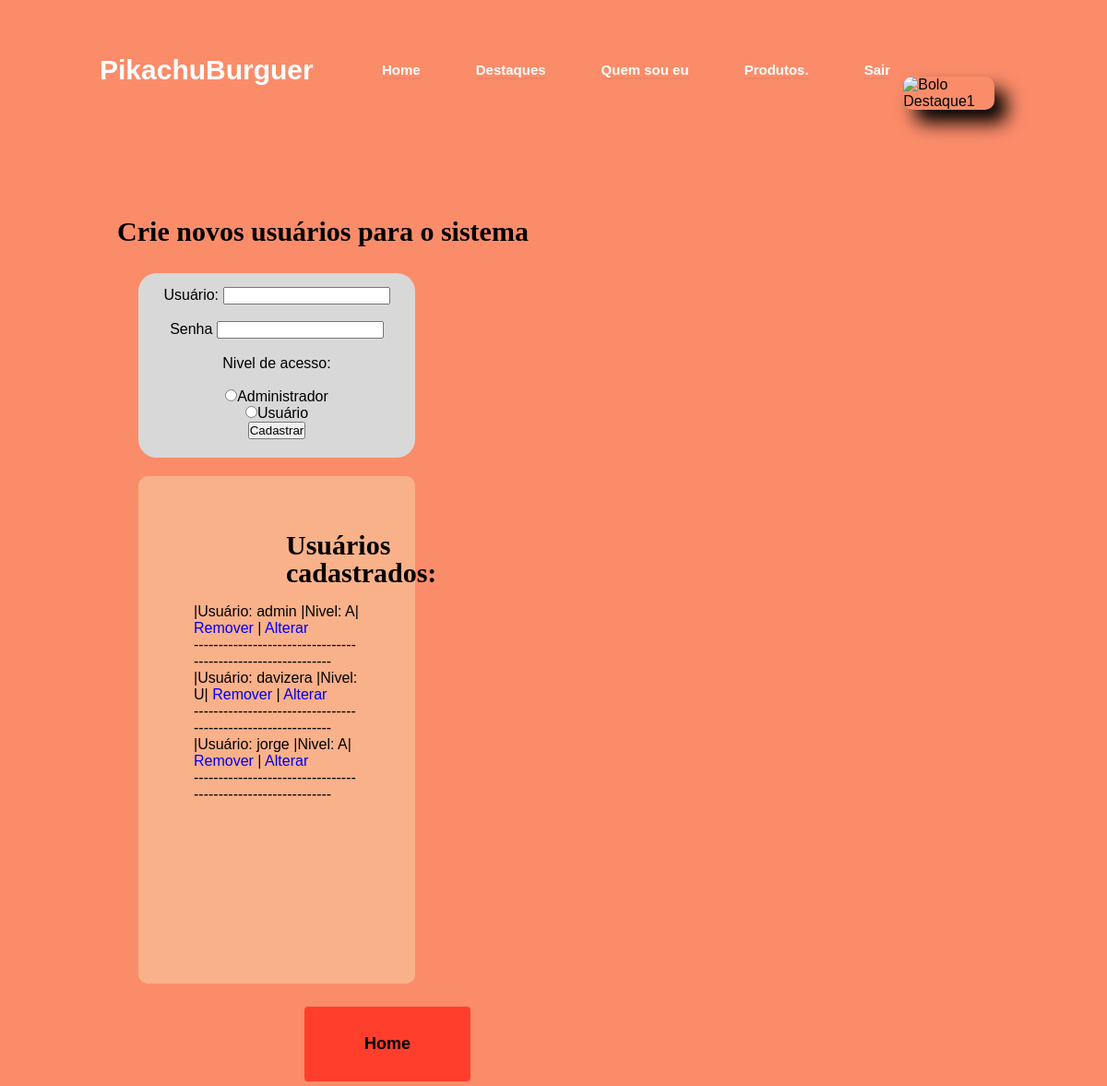
/admin.php (signed in), run on the app's committed database.
### tables this page shows
CREATE TABLE `participantes` (
  `id` int(11) DEFAULT NULL,
  `usuario` varchar(50) NOT NULL,
  `senha` varchar(20) NOT NULL,
  `level` varchar(3) NOT NULL
);

### show_users.php (the view, shortened to what this page needs)
<?php
    include 'bd_connect.php';
    $query = "select usuario,level from participantes";
    $usuario = mysqli_query($con,$query);
    while($row = mysqli_fetch_assoc($usuario)){
        echo
        " |Usuário: ".$row['usuario'].
        " |Nivel: ".$row['level'].
        "|<a href='confirm_remove.php?user=".$row['usuario']."'>   Remover   </a>".
        "|<a href='change_pass.php?user=".$row['usuario']."'>   Alterar   </a>".
        "<br>
        -------------------------------------------------------------
        <br>";
    }
?>

### css/admin.css (style rules this page uses)
* { padding:0; margin: 0; box-sizing: border-box; font-family: 'Poppins', sans-serif; list-style: none; text-decoration: none; scroll-behavior: smooth; }
body { background-color: rgba(250, 100, 54, 0.74); width: 50%; }

### data on the page
participantes: usuario "admin", level "A"
participantes: usuario "davizera", level "U"
participantes: usuario "jorge", level "A"
